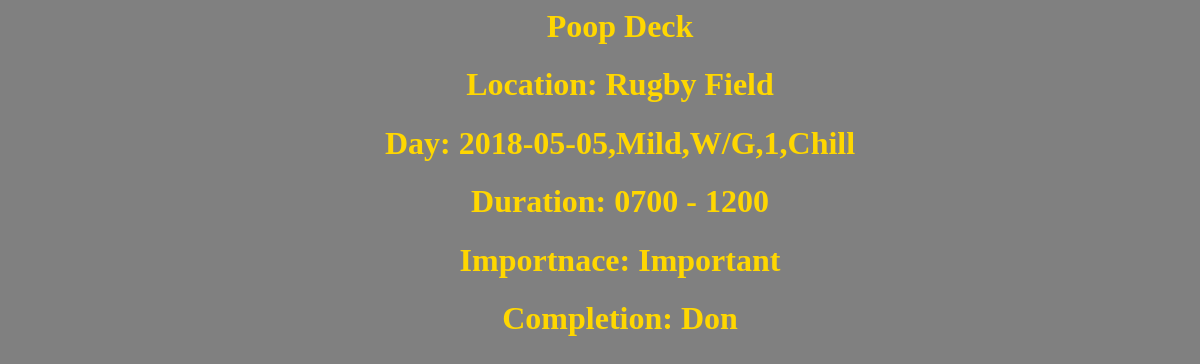
Page /event/9/ on the earlier database version.
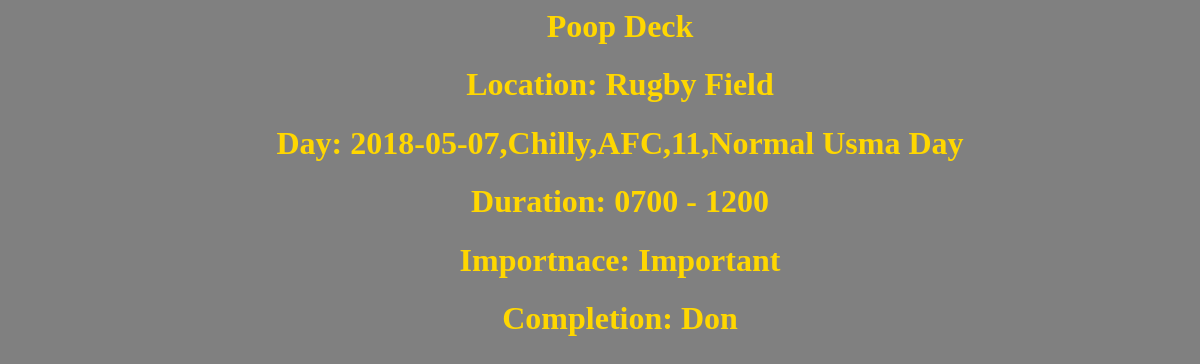
Same page on the later database version.
### poopdeck/models.py (models this page shows, shortened)
class Events(models.Model):
	Day = models.ForeignKey(Day, on_delete=models.CASCADE, default=1)
	Description = models.CharField(max_length=100)
	DurationRange = models.CharField(max_length=30)
	ImportanceStatus = models.CharField(max_length=30)
	Location = models.CharField(max_length=30)
	CompletionStatus = models.CharField(max_length=3)

class Day(models.Model):
	CalenderDate = models.DateField()
	Weather = models.CharField(max_length=50)
	Uniform = models.CharField(max_length=20)
	TAPS = models.IntegerField()
	DescriptionOfDay = models.CharField(max_length=30)
	def __str__(self):
		return str(self.CalenderDate) +  ","  + self.Weather + "," + self.Uniform + "," + str(self.TAPS) + "," + self.DescriptionOfDay

### poopdeck/views.py (the view)
# urls.py: path('event/<int:event_id>/', views.detail, name='detail'),
def detail(request, event_id):
	try:
		event = Events.objects.get(pk=event_id)
		context = {'event':event}
	except Events.DoesNotExist:
		raise Http404("Event does not exist")
	return render(request, 'poopdeck/event.html', context)

### poopdeck/templates/poopdeck/event.html (shortened to what this page needs)
<html lang="en">
<head>
</head>
<div>
<body>
<ul>
  <h1> Poop Deck
  <h1> Location:  {{ event.Location  }} </h1>
  <h1> Day: {{ event.Day }} </h1>
  <h1> Duration: {{ event.DurationRange  }} </h1>
  <h1> Importnace: {{ event.ImportanceStatus  }} </h1>
  <h1> Completion: {{ event.CompletionStatus }} </h1>
</ul>
</body>
</div>
</html>

Differences in the rows shown:
changed Events "Rugby Field": Day "2018-05-05,Mild,W/G,1,Chill" → "2018-05-07,Chilly,AFC,11,Normal Usma Day"
